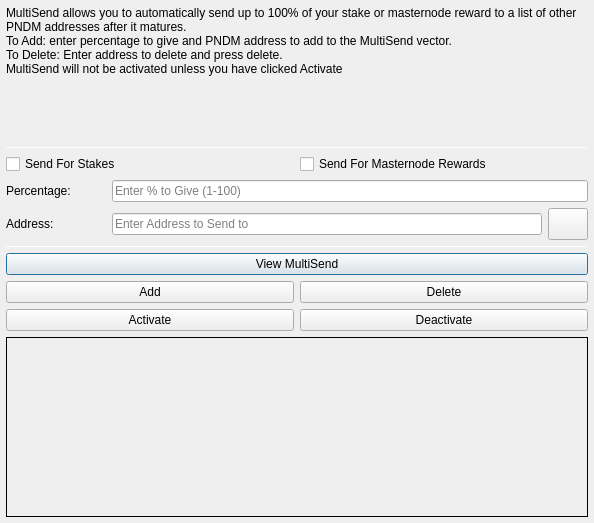
<?xml version="1.0" encoding="UTF-8"?>
<ui version="4.0">
 <class>MultiSendDialog</class>
 <widget class="QDialog" name="MultiSendDialog">
  <property name="windowModality">
   <enum>Qt::NonModal</enum>
  </property>
  <property name="geometry">
   <rect>
    <x>0</x>
    <y>0</y>
    <width>594</width>
    <height>523</height>
   </rect>
  </property>
  <property name="windowTitle">
   <string>MultiSend</string>
  </property>
  <layout class="QVBoxLayout" name="verticalLayout" stretch="0">
   <property name="leftMargin">
    <number>6</number>
   </property>
   <property name="topMargin">
    <number>6</number>
   </property>
   <property name="rightMargin">
    <number>6</number>
   </property>
   <property name="bottomMargin">
    <number>6</number>
   </property>
   <item>
    <layout class="QVBoxLayout" name="verticalLayout_Main" stretch="1,1,1,1,1,1">
     <item>
      <widget class="QLabel" name="label_2">
       <property name="lineWidth">
        <number>1</number>
       </property>
       <property name="text">
        <string>MultiSend allows you to automatically send up to 100% of your stake or masternode reward to a list of other PNDM addresses after it matures.
To Add: enter percentage to give and PNDM address to add to the MultiSend vector.
To Delete: Enter address to delete and press delete.
MultiSend will not be activated unless you have clicked Activate</string>
       </property>
       <property name="alignment">
        <set>Qt::AlignLeading|Qt::AlignLeft|Qt::AlignTop</set>
       </property>
       <property name="wordWrap">
        <bool>true</bool>
       </property>
      </widget>
     </item>
     <item>
      <widget class="Line" name="line">
       <property name="minimumSize">
        <size>
         <width>0</width>
         <height>1</height>
        </size>
       </property>
       <property name="maximumSize">
        <size>
         <width>16777215</width>
         <height>1</height>
        </size>
       </property>
       <property name="orientation">
        <enum>Qt::Horizontal</enum>
       </property>
      </widget>
     </item>
     <item>
      <layout class="QVBoxLayout" name="verticalLayout_Settings">
       <item>
        <layout class="QHBoxLayout" name="horizontalLayout">
         <item>
          <widget class="QCheckBox" name="multiSendStakeCheckBox">
           <property name="text">
            <string>Send For Stakes</string>
           </property>
          </widget>
         </item>
         <item>
          <widget class="QCheckBox" name="multiSendMasternodeCheckBox">
           <property name="text">
            <string>Send For Masternode Rewards</string>
           </property>
          </widget>
         </item>
        </layout>
       </item>
       <item>
        <layout class="QHBoxLayout" name="horizontalLayout_6">
         <item>
          <widget class="QLabel" name="label">
           <property name="minimumSize">
            <size>
             <width>100</width>
             <height>0</height>
            </size>
           </property>
           <property name="toolTip">
            <string>Percentage of stake to send</string>
           </property>
           <property name="text">
            <string>Percentage:</string>
           </property>
          </widget>
         </item>
         <item>
          <widget class="QLineEdit" name="multiSendPercentEdit">
           <property name="toolTip">
            <string>Enter whole numbers 1 - 100</string>
           </property>
           <property name="placeholderText">
            <string>Enter % to Give (1-100)</string>
           </property>
          </widget>
         </item>
        </layout>
       </item>
       <item>
        <layout class="QHBoxLayout" name="horizontalLayout_7">
         <item>
          <widget class="QLabel" name="label_5">
           <property name="minimumSize">
            <size>
             <width>100</width>
             <height>0</height>
            </size>
           </property>
           <property name="toolTip">
            <string>Address to send portion of stake to</string>
           </property>
           <property name="text">
            <string>Address:</string>
           </property>
          </widget>
         </item>
         <item>
          <widget class="QLineEdit" name="multiSendAddressEdit">
           <property name="toolTip">
            <string/>
           </property>
           <property name="placeholderText">
            <string>Enter Address to Send to</string>
           </property>
          </widget>
         </item>
         <item>
          <widget class="QPushButton" name="addressBookButton">
           <property name="maximumSize">
            <size>
             <width>16777215</width>
             <height>32</height>
            </size>
           </property>
           <property name="toolTip">
            <string>Choose an address from the address book</string>
           </property>
           <property name="text">
            <string/>
           </property>
           <property name="icon">
            <iconset resource="../pandemia.qrc">
             <normaloff>:/icons/address-book</normaloff>:/icons/address-book</iconset>
           </property>
           <property name="shortcut">
            <string>Alt+A</string>
           </property>
           <property name="autoDefault">
            <bool>false</bool>
           </property>
          </widget>
         </item>
        </layout>
       </item>
      </layout>
     </item>
     <item>
      <widget class="Line" name="line_2">
       <property name="minimumSize">
        <size>
         <width>0</width>
         <height>1</height>
        </size>
       </property>
       <property name="maximumSize">
        <size>
         <width>16777215</width>
         <height>1</height>
        </size>
       </property>
       <property name="orientation">
        <enum>Qt::Horizontal</enum>
       </property>
      </widget>
     </item>
     <item>
      <layout class="QVBoxLayout" name="verticalLayout_Buttons">
       <item>
        <layout class="QHBoxLayout" name="horizontalLayout_4">
         <item>
          <widget class="QPushButton" name="viewButton">
           <property name="toolTip">
            <string/>
           </property>
           <property name="statusTip">
            <string>View MultiSend Vector</string>
           </property>
           <property name="text">
            <string>View MultiSend</string>
           </property>
          </widget>
         </item>
        </layout>
       </item>
       <item>
        <layout class="QHBoxLayout" name="horizontalLayout_2">
         <item>
          <widget class="QPushButton" name="addButton">
           <property name="toolTip">
            <string/>
           </property>
           <property name="statusTip">
            <string>Add to MultiSend Vector</string>
           </property>
           <property name="text">
            <string>Add</string>
           </property>
          </widget>
         </item>
         <item>
          <widget class="QPushButton" name="deleteButton">
           <property name="toolTip">
            <string/>
           </property>
           <property name="statusTip">
            <string>Delete Address From MultiSend Vector</string>
           </property>
           <property name="text">
            <string>Delete</string>
           </property>
          </widget>
         </item>
        </layout>
       </item>
       <item>
        <layout class="QHBoxLayout" name="horizontalLayout_5">
         <item>
          <widget class="QPushButton" name="activateButton">
           <property name="statusTip">
            <string>Activate MultiSend</string>
           </property>
           <property name="text">
            <string>Activate</string>
           </property>
          </widget>
         </item>
         <item>
          <widget class="QPushButton" name="disableButton">
           <property name="statusTip">
            <string>Deactivate MultiSend</string>
           </property>
           <property name="text">
            <string>Deactivate</string>
           </property>
          </widget>
         </item>
        </layout>
       </item>
      </layout>
     </item>
     <item>
      <widget class="QLabel" name="message">
       <property name="minimumSize">
        <size>
         <width>0</width>
         <height>180</height>
        </size>
       </property>
       <property name="frameShape">
        <enum>QFrame::Panel</enum>
       </property>
       <property name="frameShadow">
        <enum>QFrame::Plain</enum>
       </property>
       <property name="lineWidth">
        <number>1</number>
       </property>
       <property name="midLineWidth">
        <number>1</number>
       </property>
       <property name="text">
        <string/>
       </property>
       <property name="alignment">
        <set>Qt::AlignLeading|Qt::AlignLeft|Qt::AlignTop</set>
       </property>
       <property name="wordWrap">
        <bool>true</bool>
       </property>
      </widget>
     </item>
    </layout>
   </item>
  </layout>
 </widget>
 <resources>
  <include location="../pandemia.qrc"/>
 </resources>
 <connections/>
</ui>
